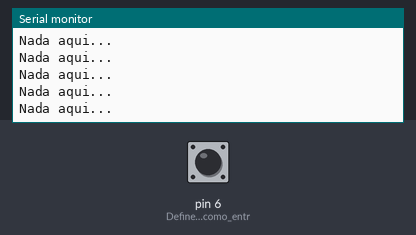
The sketch below on a simulated Arduino Uno, built with avr-gcc and run on an emulated ATmega328P. Parts: the last lines printed to the serial monitor. Inputs (shaded band) come from the test bench; at power-on: pin 6 (Define_o_pino_6_como_entr) LOW.

Above: at 1.2 s.
1.3 s: pin 6 (Define_o_pino_6_como_entr) driven HIGH
At 2.2 s:
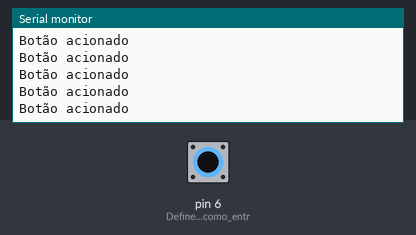
3.2 s: pin 6 (Define_o_pino_6_como_entr) driven LOW
At 3.8 s:
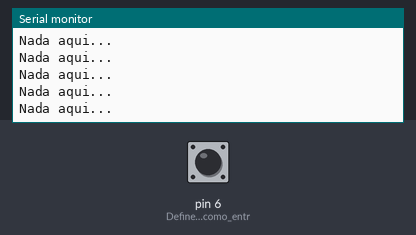
4.7 s: pin 6 (Define_o_pino_6_como_entr) driven HIGH
At 5.7 s:
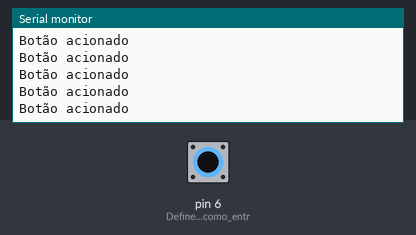
7.7 s: pin 6 (Define_o_pino_6_como_entr) driven LOW
At 8.7 s:
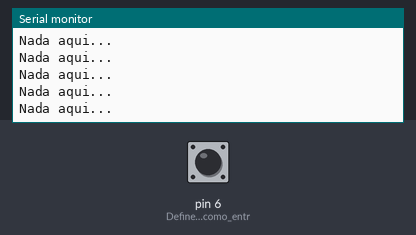
10.7 s: pin 6 (Define_o_pino_6_como_entr) driven HIGH
At 11.6 s:
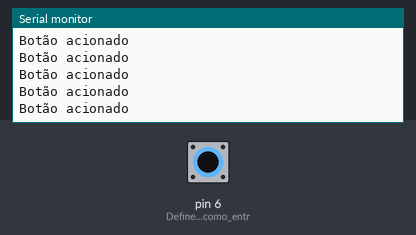

Measured:
- after the input at 1.3 s, the serial monitor: prints a new line after 0.07 s (image 1)

The sketch:

lendoBotao.ino
```cpp
void setup() {
    Serial.begin(9600);
    pinMode(6,INPUT);                        // Define o pino 6 como entrada

}

void loop() {
    bool statusBotao = digitalRead(6);       // Armazena o estado do pino 6

    if (statusBotao){                        // Se tiver ativado
          Serial.println("Botão acionado");
    } else {                                 // Senão
      Serial.println("Nada aqui...");
    }
}
```
